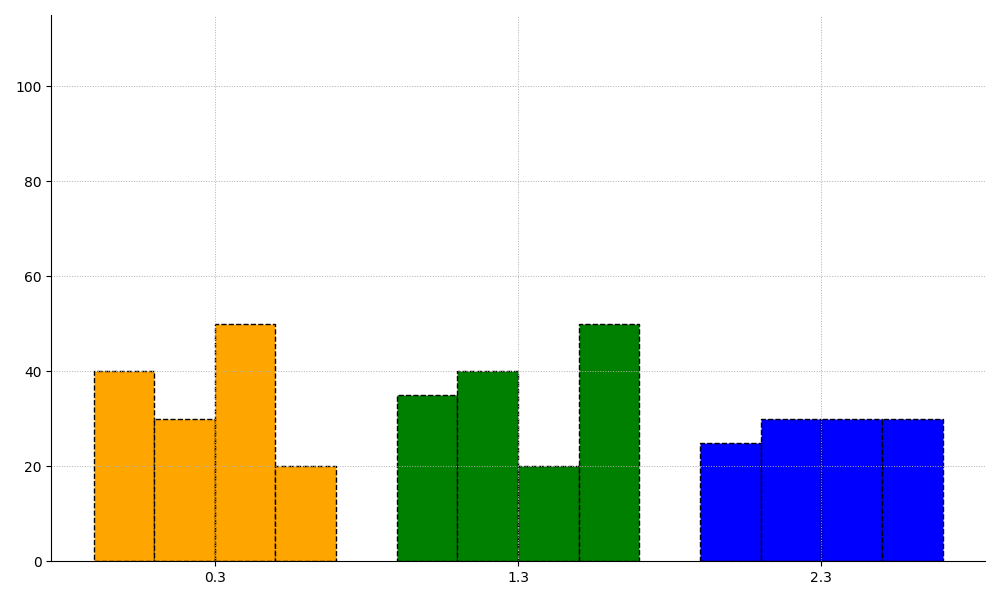

Generate this figure with Python:
import matplotlib.pyplot as plt
import numpy as np

# Data setup
countries = ['Country A', 'Country B', 'Country C', 'Country D']
energy_types = ['Solar', 'Wind', 'Hydro']
percentage_distributions = np.array([
    [40, 35, 25],  # Country A
    [30, 40, 30],  # Country B
    [50, 20, 30],  # Country C
    [20, 50, 30]   # Country D
])

# Calculate total energy distribution per country
total_distribution = percentage_distributions.sum(axis=1)

# Sort countries by total energy distribution
sorted_indices = np.argsort(total_distribution)
sorted_countries = [countries[i] for i in sorted_indices]
sorted_distribution = percentage_distributions[sorted_indices]

# Define colors and shuffle them manually
colors = ['green', 'blue', 'orange']
shuffled_colors = ['orange', 'green', 'blue']

# Plot parameters
x_positions = np.arange(len(energy_types))

fig, ax = plt.subplots(figsize=(10, 6))
for i in range(len(sorted_countries)):
    ax.bar(x_positions + (i * 0.2), sorted_distribution[i], width=0.2, 
           color=shuffled_colors, edgecolor='black', linestyle='--')

ax.set_xticks(x_positions + 0.3)
ax.set_ylim(0, max(total_distribution) + 15)

ax.grid(True, linestyle=':', linewidth=0.7)
ax.spines['top'].set_visible(False)
ax.spines['right'].set_visible(False)

plt.tight_layout()
plt.show()
